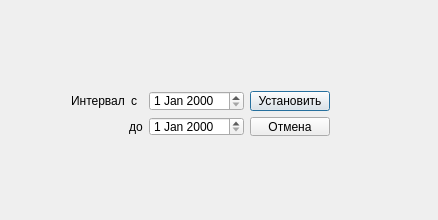
<?xml version="1.0" encoding="UTF-8"?>
<ui version="4.0">
 <class>dataPrihod</class>
 <widget class="QDialog" name="dataPrihod">
  <property name="geometry">
   <rect>
    <x>0</x>
    <y>0</y>
    <width>438</width>
    <height>220</height>
   </rect>
  </property>
  <property name="minimumSize">
   <size>
    <width>400</width>
    <height>220</height>
   </size>
  </property>
  <property name="windowTitle">
   <string>dataPrihod</string>
  </property>
  <widget class="QWidget" name="">
   <property name="geometry">
    <rect>
     <x>60</x>
     <y>80</y>
     <width>281</width>
     <height>67</height>
    </rect>
   </property>
   <layout class="QHBoxLayout" name="horizontalLayout_4">
    <item>
     <layout class="QVBoxLayout" name="verticalLayout">
      <item>
       <layout class="QHBoxLayout" name="horizontalLayout_3">
        <item>
         <layout class="QHBoxLayout" name="horizontalLayout">
          <item>
           <widget class="QLabel" name="label">
            <property name="text">
             <string>Интервал</string>
            </property>
           </widget>
          </item>
          <item>
           <widget class="QLabel" name="label_3">
            <property name="text">
             <string>с</string>
            </property>
           </widget>
          </item>
         </layout>
        </item>
        <item>
         <widget class="QDateEdit" name="dateEdit"/>
        </item>
       </layout>
      </item>
      <item>
       <layout class="QHBoxLayout" name="horizontalLayout_2">
        <item>
         <spacer name="horizontalSpacer">
          <property name="orientation">
           <enum>Qt::Horizontal</enum>
          </property>
          <property name="sizeHint" stdset="0">
           <size>
            <width>40</width>
            <height>20</height>
           </size>
          </property>
         </spacer>
        </item>
        <item>
         <widget class="QLabel" name="label_2">
          <property name="text">
           <string>до</string>
          </property>
         </widget>
        </item>
        <item>
         <widget class="QDateEdit" name="dateEdit_2"/>
        </item>
       </layout>
      </item>
     </layout>
    </item>
    <item>
     <layout class="QVBoxLayout" name="verticalLayout_2">
      <item>
       <widget class="QPushButton" name="pushButton">
        <property name="text">
         <string>Установить</string>
        </property>
       </widget>
      </item>
      <item>
       <widget class="QPushButton" name="pushButton_2">
        <property name="text">
         <string>Отмена</string>
        </property>
       </widget>
      </item>
     </layout>
    </item>
   </layout>
  </widget>
 </widget>
 <layoutdefault spacing="6" margin="11"/>
 <resources/>
 <connections/>
</ui>
